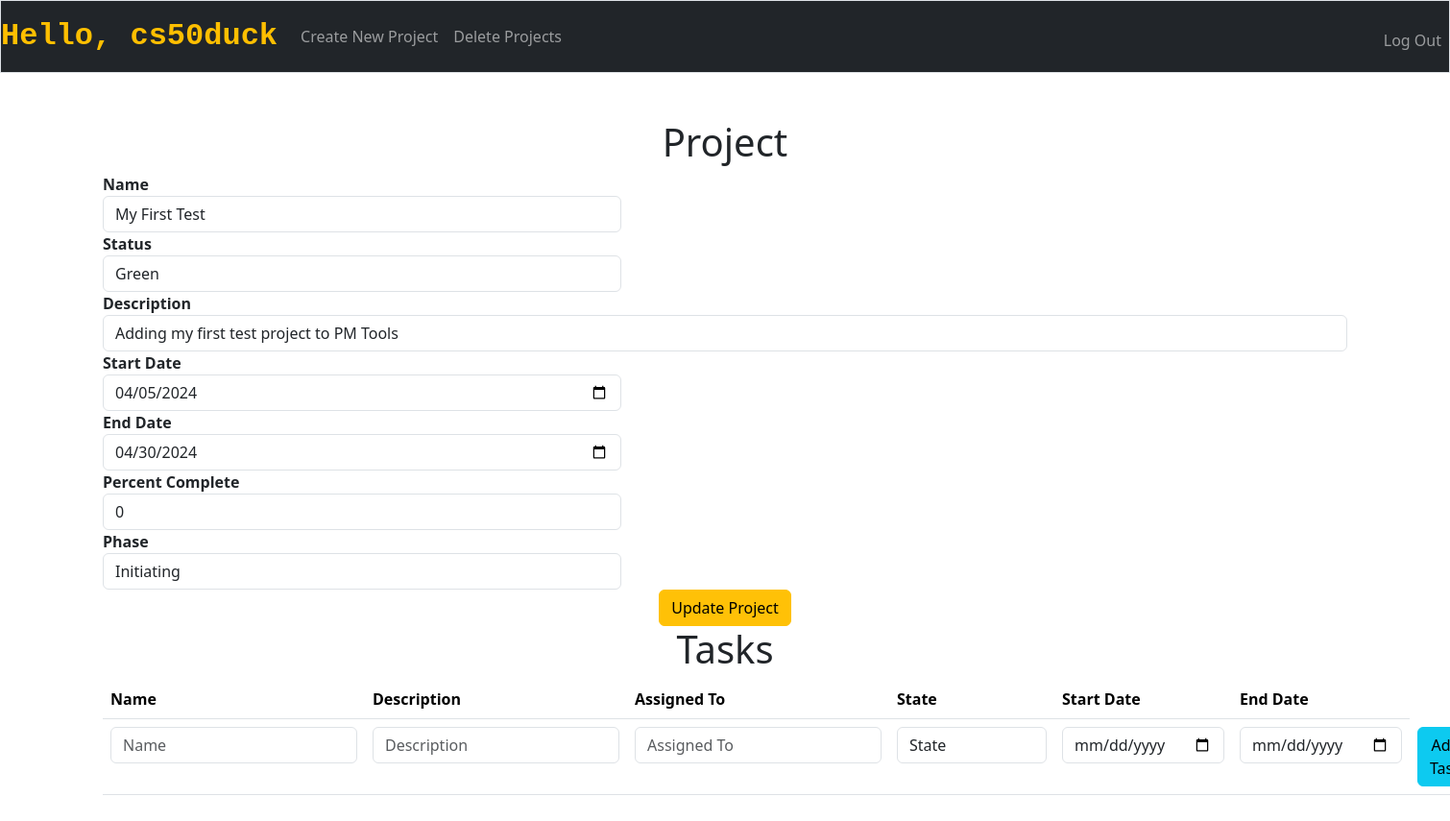
The app's page /edit_project/1 (signed in), older data.
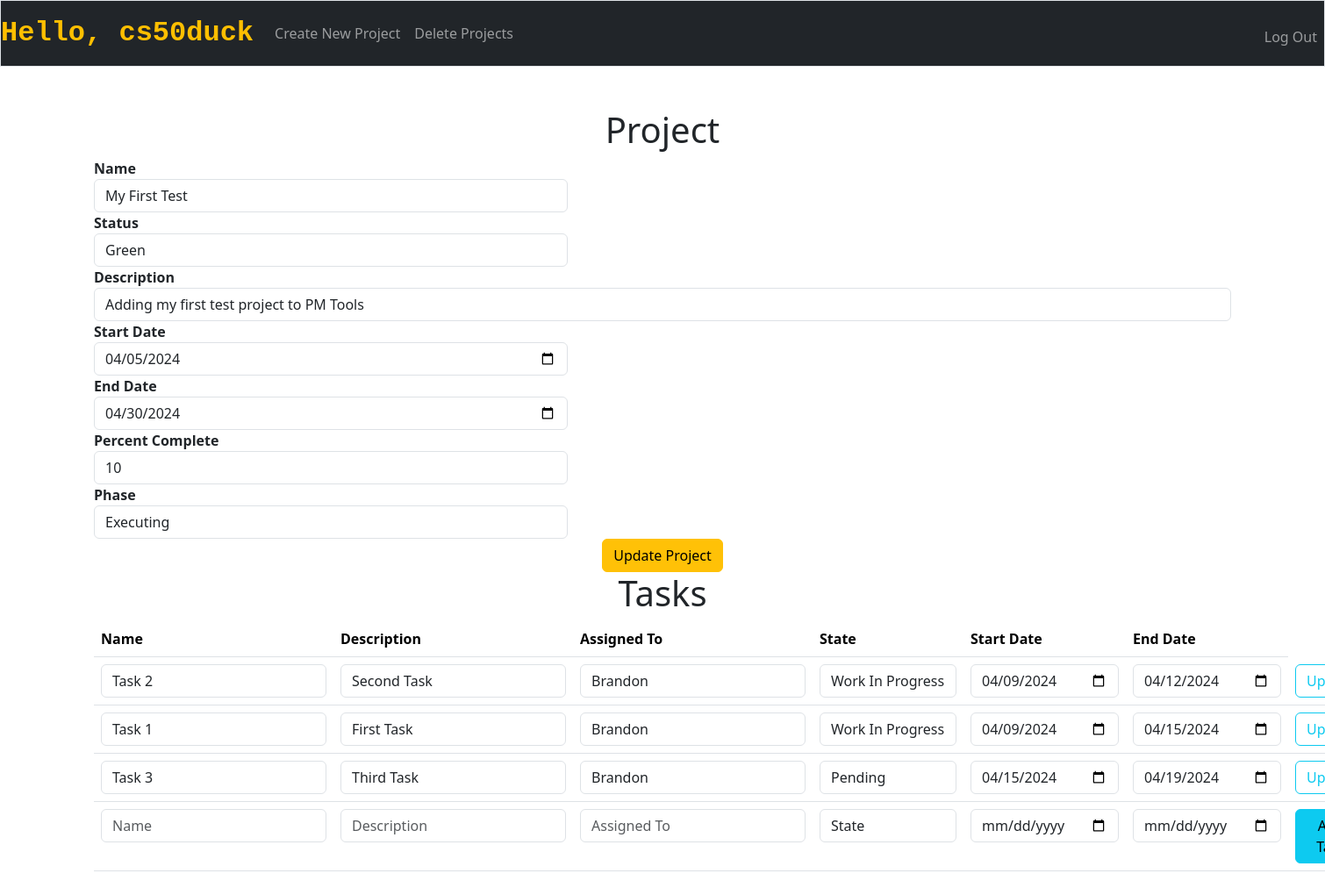
The same page, newer data.
### tables this page shows
CREATE TABLE projects(
	id INTEGER PRIMARY KEY AUTOINCREMENT NOT NULL,
	user_id INTEGER NOT NULL,
	name TEXT NOT NULL,
	description TEXT NOT NULL,
	start_date DATE NOT NULL,
	end_date DATE NOT NULL,
	percent_complete INTEGER NOT NULL DEFAULT 0,
	status TEXT CHECK(status IN('Green', 'Yellow', 'Red')) NOT NULL DEFAULT 'Green',
	phase TEXT CHECK(phase IN('Initiating', 'Plannning', 'Executing', 'Delivering', 'Closing')) NOT NULL DEFAULT 'Initiating',
	FOREIGN KEY(user_id) REFERENCES users(id)
	);

CREATE TABLE tasks(
	id INTEGER PRIMARY KEY AUTOINCREMENT NOT NULL,
	user_id INTEGER NOT NULL,
	project_id INTEGER NOT NULL,
	name TEXT NOT NULL,
	description TEXT NOT NULL,
	assigned_to TEXT NOT NULL,
	state TEXT CHECK(state IN('Pending', 'Work In Progress', 'Closed Complete', 'Closed Skipped')) NOT NULL DEFAULT 'Pending',
	start_date DATE NOT NULL,
	end_date DATE NOT NULL,
	FOREIGN KEY(user_id) REFERENCES users(id),
	FOREIGN KEY(project_id) REFERENCES projects(id)
	);

### app.py (the view)
@app.route("/edit_project/<project_id>", methods=["GET", "POST"])
@login_required
def edit_project(project_id):
    user = db.execute("SELECT username FROM users WHERE id = ?", session["user_id"])[0]
    projects = db.execute("SELECT * FROM projects WHERE id = ?", project_id)
    tasks = db.execute("SELECT * FROM tasks WHERE project_id = ? ORDER BY end_date", project_id)
    if request.method == "POST":
        if "project_update" in request.form:
            db.execute("UPDATE projects SET name = ?, description = ?, start_date = ?, end_date = ?, percent_complete = ?, status = ?, phase = ? WHERE id = ?",
                       request.form.get("name"), request.form.get("description"), request.form.get("start_date"), request.form.get("end_date"),
                       request.form.get("percent_complete"), request.form.get("status"), request.form.get("phase"), project_id)
            url = "/edit_project/" + project_id
            return redirect(url)
        elif "add_task" in request.form:
            db.execute("INSERT INTO tasks (user_id, project_id, name, description, assigned_to, state, start_date, end_date) VALUES(?, ?, ?, ?, ?, ?, ?, ?)",
                       session["user_id"], project_id, request.form.get("name"), request.form.get("description"), request.form.get("assigned_to"),
                       request.form.get("state"), request.form.get("start_date"), request.form.get("end_date"))
            url = "/edit_project/" + project_id
            return redirect(url)
        elif "task_update" in request.form:
            db.execute("UPDATE tasks SET name = ?, description = ?, assigned_to = ?, state = ?, start_date = ?, end_date = ? WHERE id = ?",
                       request.form.get("name"), request.form.get("description"), request.form.get("assigned_to"), request.form.get("state"),
                       request.form.get("start_date"), request.form.get("end_date"), request.form.get("task_update"))
            url = "/edit_project/" + project_id
            return redirect(url)
    else:
        return render_template("edit_project.html", project_id=project_id, user=user, projects=projects, tasks=tasks)

### app.py (called while the page is built)
@app.after_request
def after_request(response):
    response.headers["Cache-Control"] = "no-cache, no-store, must-revalidate"
    response.headers["Expires"] = 0
    response.headers["Pragma"] = "no-cache"
    return response

### helpers.py (called while the page is built)
def login_required(f):
    @wraps(f)
    def decorated_function(*args, **kwargs):
        if session.get("user_id") is None:
            return redirect("/login")
        return f(*args, **kwargs)
    return decorated_function

### templates/edit_project.html (shortened to what the changed rows need)
{% extends "layout.html" %}
{% block main %}
    <h1>Project</h1>
    <form class="form-inline" action="/edit_project/{{ project_id }}" method="post">
        {% for project in projects %}
            <div class="form-row" style="text-align:left">
                <div class="col-md-5">
                    <label for="name"><b>Name</b></label>
                    <input type="text" class="form-control" id="name" name="name" value="{{ project.name if project.name else '' }}">
                </div>
                <div class="col-md-5">
                    <label for="status"><b>Status</b></label>
                    <select class="form-control" name="status" id="status">
                        <option value="Green" {% if project.status == "Green" %}selected{% endif %}>Green</option>
                    </select>
                </div>
            </div>
            <div class="form-group" style="text-align:left">
                    <label for="description"><b>Description</b></label>
                    <input type="text" class="form-control" id="description" name="description" value="{{ project.description if project.description else '' }}">
            </div>
            <div class="form-row" style="text-align:left">
                <div class="col-md-5">
                    <label for="start_date"><b>Start Date</b></label>
                    <input type="date" class="form-control" id="start_date" name="start_date" value="{{ project.start_date if project.start_date else '' }}">
                </div>
                <div class="col-md-5">
                    <label for="end_date"><b>End Date</b></label>
                    <input type="date" class="form-control" id="end_date" name="end_date" value="{{ project.end_date if project.end_date else '' }}">
                </div>
            </div>
            <div class="form-row" style="text-align:left">
                <div class="col-md-5">
                    <label for="percent_complete"><b>Percent Complete</b></label>
                    <input type="number" class="form-control" id="percent_complete" name="percent_complete" value="{{ project.percent_complete if project.percent_complete else '0' }}">
                </div>
                <div class="col-md-5">
                    <label for="phase"><b>Phase</b></label>
                    <select class="form-control" name="phase" id="phase">
                        <option value="Initiating" {% if project.phase == "Iniating" %}selected{% endif %}>Initiating</option>
                        <option value="Executing" {% if project.phase == "Executing" %}selected{% endif %}>Executing</option>
                    </select>
                </div>
            </div>
            <div>
                <button class="btn btn-warning" name="project_update" type="submit" value="{{ project.id }}">Update Project</button>
            </div>
        {% endfor %}
    </form>
    <h1>Tasks</h1>
    <table class="table table-all">
        <thead>
            <tr>
                <th class="text-start">Name</th>
                <th class="text-start">Description</th>
                <th class="text-start">Assigned To</th>
                <th class="text-start">State</th>
                <th class="text-start">Start Date</th>
                <th class="text-start">End Date</th>
            </tr>
        </thead>
        <tbody>
            {% for task in tasks %}
                <tr>
                    <form action="/edit_project/{{ project_id }}" method="post">
                            <td>
                                <input autocomplete="off" autofocus class="form-control mx-auto w-auto" name="name" placeholder="Name" type="text" value="{{ task.name if task.name else '' }}">
                            </td>
                            <td>
                                <input autocomplete="off" autofocus class="form-control mx-auto w-auto" name="description" placeholder="Description" type="text" value="{{ task.description if task.description else '' }}">
                            </td>
                            <td>
                                <input autocomplete="off" autofocus class="form-control mx-auto w-auto" name="assigned_to" placeholder="Assigned To" type="text" value="{{ task.assigned_to if task.assigned_to else '' }}">
                            </td>
                            <td>
                                <select class="form-control mx-auto w-auto" name="state" id="state">
                                    <option value="Pending" {% if task.state == "Pending" %}selected{% endif %}>Pending</option>
                                    <option value="Work In Progress" {% if task.state == "Work In Progress" %}selected{% endif %}>Work In Progress</option>
                                </select>
                            </td>
                            <td>
                                <input autocomplete="off" autofocus class="form-control mx-auto w-auto" name="start_date" placeholder="Start Date" type="date" value="{{ task.start_date if task.start_date else '' }}">
                            </td>
                            <td>
                                <input autocomplete="off" autofocus class="form-control mx-auto w-auto" name="end_date" placeholder="End Date" type="date" value="{{ task.end_date if task.end_date else '' }}">
                            </td>
                            <td>
                                <button class="btn btn-outline-info" name="task_update" type="submit" value="{{ task.id }}">Update</button>
                            </td>
                    </form>
                </tr>
            {% endfor %}
        </tbody>
    </table>
{% endblock %}

Row changes from the older to the newer data that the page shows:
changed projects "My First Test": percent_complete "0" → "10"; phase "Initiating" → "Executing"
added tasks: name "Task 2", description "Second Task", assigned_to "Brandon", state "Work In Progress", start_date "04/09/2024", end_date "04/12/2024", {{ task.id }} 2 (drawn)
added tasks: name "Task 1", description "First Task", assigned_to "Brandon", state "Work In Progress", start_date "04/09/2024", end_date "04/15/2024", {{ task.id }} 1 (drawn)
added tasks: name "Task 3", description "Third Task", assigned_to "Brandon", state "Pending", start_date "04/15/2024", end_date "04/19/2024", {{ task.id }} 4 (drawn)
